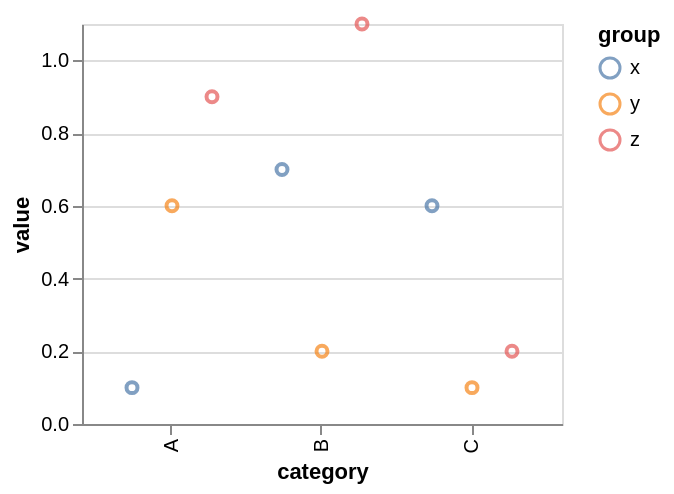

This figure's Vega-Lite source:
### Vega specification from a JSON file in a GitHub repository (floating-point values rounded to 4 significant figures)
{"$schema": "https://vega.github.io/schema/vega/v5.json", "background": "white", "padding": 5, "height": 200, "style": "cell", "data": [{"name": "source_0", "values": [{"category": "A", "group": "x", "value": 0.1}, {"category": "A", "group": "y", "value": 0.6}, {"category": "A", "group": "z", "value": 0.9}, {"category": "B", "group": "x", "value": 0.7}, {"category": "B", "group": "y", "value": 0.2}, {"category": "B", "group": "z", "value": 1.1}, {"category": "C", "group": "x", "value": 0.6}, {"category": "C", "group": "y", "value": 0.1}, {"category": "C", "group": "z", "value": 0.2}]}, {"name": "data_0", "source": "source_0", "transform": [{"type": "filter", "expr": "isValid(datum[\"value\"]) && isFinite(+datum[\"value\"])"}]}], "signals": [{"name": "x_step", "update": "20 * domain('xOffset').length / (1-0.2)"}, {"name": "width", "update": "bandspace(domain('x').length, 0.2, 0.2) * x_step"}], "marks": [{"name": "marks", "type": "symbol", "style": ["point"], "from": {"data": "data_0"}, "encode": {"update": {"opacity": {"value": 0.7}, "fill": {"value": "transparent"}, "stroke": {"scale": "color", "field": "group"}, "ariaRoleDescription": {"value": "point"}, "description": {"signal": "\"category: \" + (isValid(datum[\"category\"]) ? datum[\"category\"] : \"\"+datum[\"category\"]) + \"; value: \" + (format(datum[\"value\"], \"\")) + \"; group: \" + (isValid(datum[\"group\"]) ? datum[\"group\"] : \"\"+datum[\"group\"])"}, "x": {"scale": "x", "field": "category", "offset": {"scale": "xOffset", "field": "group"}}, "y": {"scale": "y", "field": "value"}}}}], "scales": [{"name": "x", "type": "band", "domain": {"data": "data_0", "field": "category", "sort": true}, "range": {"step": {"signal": "x_step"}}, "paddingInner": 0.2, "paddingOuter": 0.2}, {"name": "y", "type": "linear", "domain": {"data": "data_0", "field": "value"}, "range": [{"signal": "height"}, 0], "nice": true, "zero": true}, {"name": "xOffset", "type": "point", "domain": {"data": "data_0", "field": "group", "sort": true}, "range": {"step": 20}, "paddingOuter": 0.5}, {"name": "color", "type": "ordinal", "domain": {"data": "data_0", "field": "group", "sort": true}, "range": "category"}], "axes": [{"scale": "y", "orient": "left", "gridScale": "x", "grid": true, "tickCount": {"signal": "ceil(height/40)"}, "domain": false, "labels": false, "aria": false, "maxExtent": 0, "minExtent": 0, "ticks": false, "zindex": 0}, {"scale": "x", "orient": "bottom", "grid": false, "title": "category", "labelAlign": "right", "labelAngle": 270, "labelBaseline": "middle", "zindex": 0}, {"scale": "y", "orient": "left", "grid": false, "title": "value", "labelOverlap": true, "tickCount": {"signal": "ceil(height/40)"}, "zindex": 0}], "legends": [{"stroke": "color", "symbolType": "circle", "title": "group", "encode": {"symbols": {"update": {"fill": {"value": "transparent"}, "opacity": {"value": 0.7}}}}}]}
